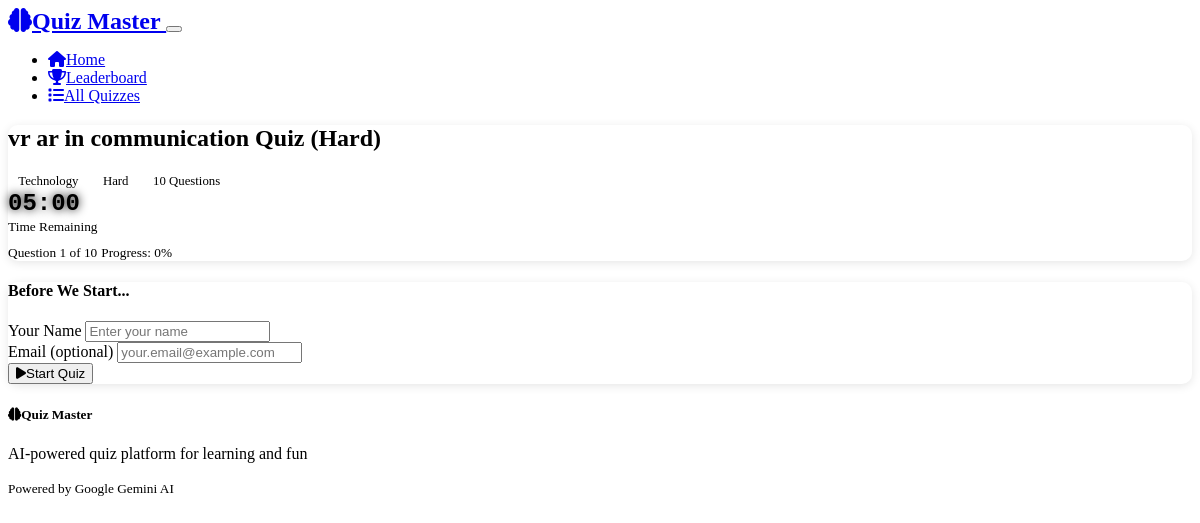
Screenshot of /quiz/2 with the database file from the repository.
### models.py (models this page shows)
class Quiz(db.Model):
    id = db.Column(db.Integer, primary_key=True)
    title = db.Column(db.String(200), nullable=False)
    category = db.Column(db.String(100), nullable=False)
    difficulty = db.Column(db.String(50), nullable=False)  # easy, medium, hard
    created_at = db.Column(db.DateTime, default=datetime.utcnow)
    questions = db.relationship('Question', backref='quiz', lazy=True, cascade='all, delete-orphan')
    results = db.relationship('QuizResult', backref='quiz', lazy=True)

### routes.py (the view)
@app.route('/quiz/<int:quiz_id>')
def take_quiz(quiz_id):
    quiz = Quiz.query.get_or_404(quiz_id)
    questions = Question.query.filter_by(quiz_id=quiz_id).order_by(Question.order).all()
    if not questions:
        flash('This quiz has no questions!', 'error')
        return redirect(url_for('index'))
    quiz_data = {
        'id': quiz.id,
        'title': quiz.title,
        'category': quiz.category,
        'difficulty': quiz.difficulty,
        'total_questions': len(questions),
        'questions': []
    }
    for q in questions:
        question_data = {
            'id': q.id,
            'text': q.question_text,
            'type': q.question_type,
            'points': q.points,
            'order': q.order
        }
        if q.options:
            try:
                question_data['options'] = json.loads(q.options)
            except:
                question_data['options'] = []
        quiz_data['questions'].append(question_data)
    return render_template('quiz.html', quiz=quiz_data)

### app.py (called while the page is built)
def tojsonfilter(obj):
    return json.dumps(obj)

### templates/quiz.html (shortened to what this page needs)
{% extends "base.html" %}
{% block content %}
<div class="container py-4">
    <div class="row mb-4">
        <div class="col-12">
            <div class="card">
                <div class="card-body">
                    <div class="row align-items-center">
                        <div class="col-md-8">
                            <h2 class="mb-1">{{ quiz.title }}</h2>
                            <div class="d-flex gap-3">
                                <span class="badge bg-secondary">{{ quiz.category }}</span>
                                <span class="badge bg-info">{{ quiz.difficulty.title() }}</span>
                                <span class="badge bg-success">{{ quiz.total_questions }} Questions</span>
                            </div>
                        </div>
                        <div class="col-md-4 text-md-end">
                            <div class="timer" id="timer">05:00</div>
                            <small class="text-muted">Time Remaining</small>
                        </div>
                    </div>
                    <div class="quiz-progress mt-3">
                    </div>
                    <div class="d-flex justify-content-between mt-2">
                        <small class="text-muted">Question <span id="currentQuestion">1</span> of {{ quiz.total_questions }}</small>
                        <small class="text-muted">Progress: <span id="progressPercent">0</span>%</small>
                    </div>
                </div>
            </div>
        </div>
    </div>
    <div class="row mb-4" id="userInfoSection">
        <div class="col-lg-6 mx-auto">
            <div class="card">
                <div class="card-header">
                    <h4 class="mb-0">Before We Start...</h4>
                </div>
                <div class="card-body">
                    <form id="userInfoForm">
                        <div class="mb-3">
                            <label for="username" class="form-label">Your Name</label>
                            <input type="text" class="form-control" id="username" name="username"
                                   placeholder="Enter your name" required>
                        </div>
                        <div class="mb-3">
                            <label for="email" class="form-label">Email (optional)</label>
                            <input type="email" class="form-control" id="email" name="email"
                                   placeholder="your.email@example.com">
                        </div>
                        <div class="text-center">
                            <button type="button" class="btn btn-primary btn-lg" id="startQuizBtn">
                                <i class="fas fa-play me-2"></i>Start Quiz
                            </button>
                        </div>
                    </form>
                </div>
            </div>
        </div>
    </div>
</div>
{% endblock %}

### static/css/style.css (style rules this page uses)
:root { --quiz-primary: #007bff; --quiz-success: #28a745; --quiz-danger: #dc3545; --quiz-warning: #ffc107; --quiz-info: #17a2b8; }
.timer { font-family: 'Courier New', monospace; text-shadow: 0 0 10px currentColor; }
.card { border-radius: 10px; box-shadow: 0 2px 10px rgba(0,0,0,0.1); transition: box-shadow 0.3s ease; }
.badge { font-size: 0.8em; padding: 0.5em 0.8em; }

### templates/quiz.html (style rules this page uses)
.quiz-progress { height: 8px; background-color: var(--bs-secondary); border-radius: 4px; overflow: hidden; }
.timer { font-size: 1.5rem; font-weight: bold; color: var(--bs-warning); }

### rows the page displays
Quiz: title "vr ar in communication Quiz (Hard)", category "Technology", difficulty "Hard"

### other values shown
{{ quiz.total_questions }} "10"
